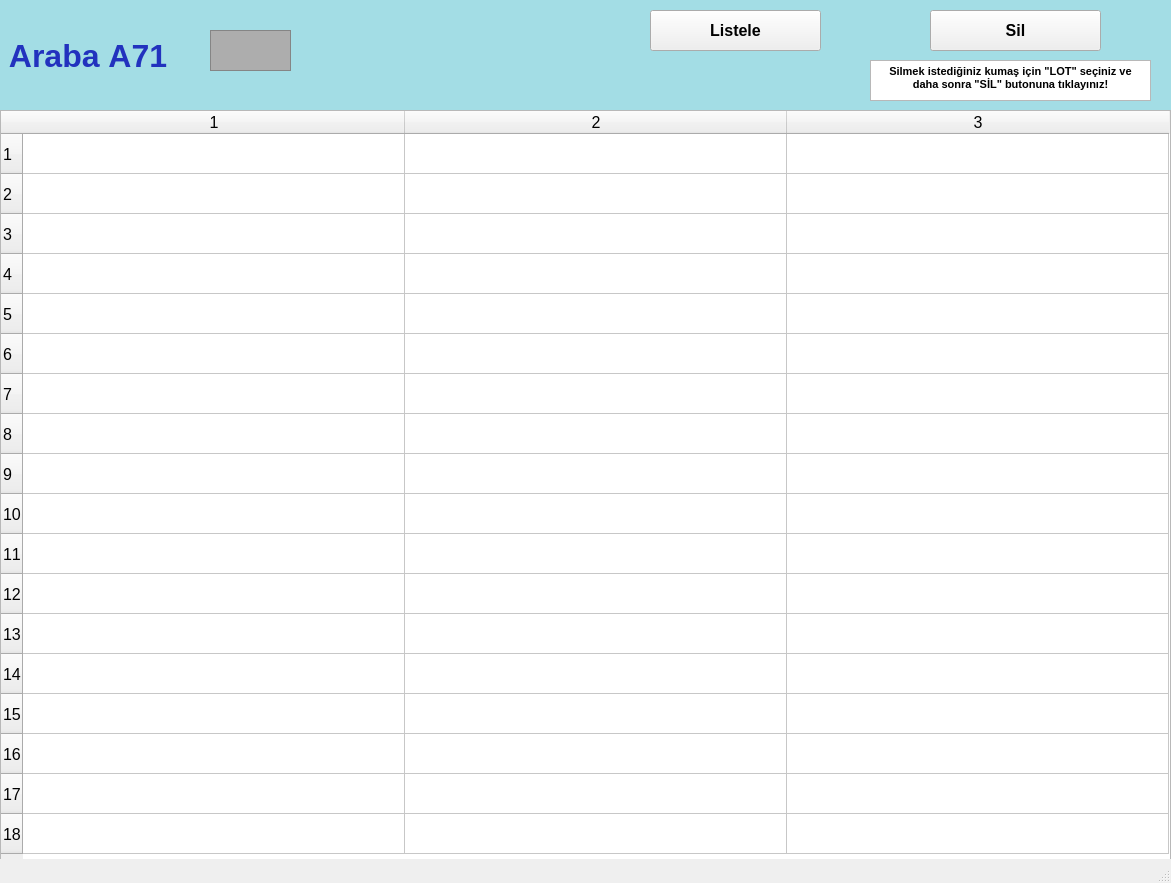
<?xml version="1.0" encoding="UTF-8"?>
<ui version="4.0">
 <class>arabalarA71_ekran</class>
 <widget class="QMainWindow" name="arabalarA71_ekran">
  <property name="geometry">
   <rect>
    <x>0</x>
    <y>0</y>
    <width>1171</width>
    <height>883</height>
   </rect>
  </property>
  <property name="font">
   <font>
    <pointsize>12</pointsize>
    <weight>50</weight>
    <bold>false</bold>
    <kerning>false</kerning>
   </font>
  </property>
  <property name="windowTitle">
   <string/>
  </property>
  <widget class="QWidget" name="centralwidget">
   <widget class="QLabel" name="arabaA1yazi_lbl">
    <property name="geometry">
     <rect>
      <x>0</x>
      <y>0</y>
      <width>1171</width>
      <height>111</height>
     </rect>
    </property>
    <property name="font">
     <font>
      <pointsize>24</pointsize>
      <weight>75</weight>
      <bold>true</bold>
     </font>
    </property>
    <property name="styleSheet">
     <string notr="true">background-color: rgb(163, 221, 229);
color: rgb(34, 50, 190);</string>
    </property>
    <property name="text">
     <string> Araba A71</string>
    </property>
   </widget>
   <widget class="QFrame" name="arabaA1_img">
    <property name="geometry">
     <rect>
      <x>210</x>
      <y>30</y>
      <width>81</width>
      <height>41</height>
     </rect>
    </property>
    <property name="styleSheet">
     <string notr="true">background-color: rgb(173, 173, 173);</string>
    </property>
    <property name="frameShape">
     <enum>QFrame::StyledPanel</enum>
    </property>
    <property name="frameShadow">
     <enum>QFrame::Raised</enum>
    </property>
   </widget>
   <widget class="QPushButton" name="listele71_btn">
    <property name="geometry">
     <rect>
      <x>650</x>
      <y>10</y>
      <width>171</width>
      <height>41</height>
     </rect>
    </property>
    <property name="font">
     <font>
      <pointsize>12</pointsize>
      <weight>75</weight>
      <bold>true</bold>
     </font>
    </property>
    <property name="text">
     <string>Listele</string>
    </property>
   </widget>
   <widget class="QTableWidget" name="A71_tw">
    <property name="geometry">
     <rect>
      <x>0</x>
      <y>110</y>
      <width>1171</width>
      <height>751</height>
     </rect>
    </property>
    <property name="baseSize">
     <size>
      <width>0</width>
      <height>0</height>
     </size>
    </property>
    <property name="rowCount">
     <number>18</number>
    </property>
    <property name="columnCount">
     <number>3</number>
    </property>
    <attribute name="horizontalHeaderVisible">
     <bool>true</bool>
    </attribute>
    <attribute name="horizontalHeaderCascadingSectionResizes">
     <bool>false</bool>
    </attribute>
    <attribute name="horizontalHeaderDefaultSectionSize">
     <number>382</number>
    </attribute>
    <attribute name="horizontalHeaderMinimumSectionSize">
     <number>38</number>
    </attribute>
    <attribute name="verticalHeaderDefaultSectionSize">
     <number>40</number>
    </attribute>
    <attribute name="verticalHeaderMinimumSectionSize">
     <number>23</number>
    </attribute>
    <row/>
    <row/>
    <row/>
    <row/>
    <row/>
    <row/>
    <row/>
    <row/>
    <row/>
    <row/>
    <row/>
    <row/>
    <row/>
    <row/>
    <row/>
    <row/>
    <row/>
    <row/>
    <column/>
    <column/>
    <column/>
   </widget>
   <widget class="QPushButton" name="sil71_btn">
    <property name="geometry">
     <rect>
      <x>930</x>
      <y>10</y>
      <width>171</width>
      <height>41</height>
     </rect>
    </property>
    <property name="font">
     <font>
      <pointsize>12</pointsize>
      <weight>75</weight>
      <bold>true</bold>
     </font>
    </property>
    <property name="text">
     <string>Sil</string>
    </property>
   </widget>
   <widget class="QTextBrowser" name="textBrowser">
    <property name="geometry">
     <rect>
      <x>870</x>
      <y>60</y>
      <width>281</width>
      <height>41</height>
     </rect>
    </property>
    <property name="html">
     <string>&lt;!DOCTYPE HTML PUBLIC &quot;-//W3C//DTD HTML 4.0//EN&quot; &quot;http://www.w3.org/TR/REC-html40/strict.dtd&quot;&gt;
&lt;html&gt;&lt;head&gt;&lt;meta name=&quot;qrichtext&quot; content=&quot;1&quot; /&gt;&lt;style type=&quot;text/css&quot;&gt;
p, li { white-space: pre-wrap; }
&lt;/style&gt;&lt;/head&gt;&lt;body style=&quot; font-family:'MS Shell Dlg 2'; font-size:12pt; font-weight:400; font-style:normal;&quot;&gt;
&lt;p align=&quot;center&quot; style=&quot; margin-top:0px; margin-bottom:0px; margin-left:0px; margin-right:0px; -qt-block-indent:0; text-indent:0px;&quot;&gt;&lt;span style=&quot; font-size:8pt; font-weight:600;&quot;&gt;Silmek istediğiniz kumaş için &amp;quot;LOT&amp;quot; seçiniz ve daha sonra &amp;quot;SİL&amp;quot; butonuna tıklayınız!&lt;/span&gt;&lt;/p&gt;&lt;/body&gt;&lt;/html&gt;</string>
    </property>
   </widget>
  </widget>
  <widget class="QStatusBar" name="statusbar"/>
 </widget>
 <resources/>
 <connections/>
</ui>
